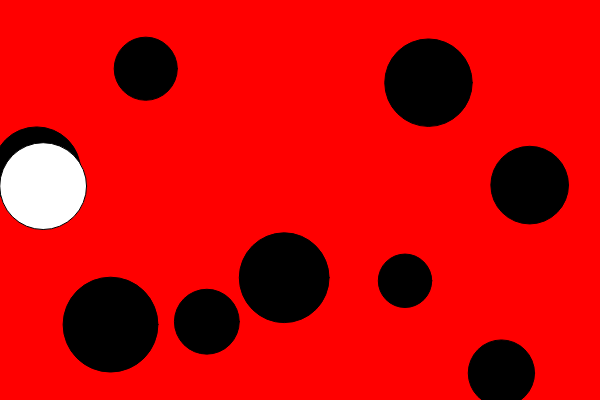
Frame 1 (no input)
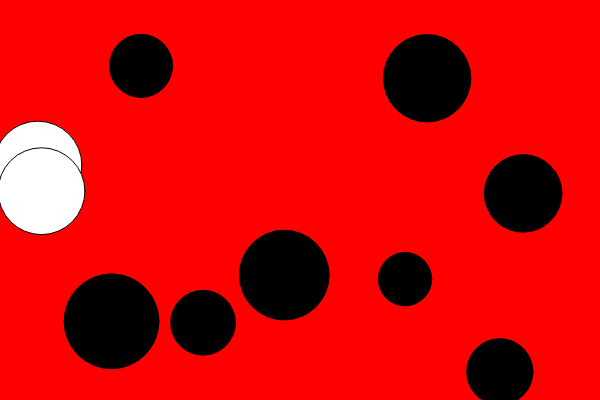
Frame 60 (no input)
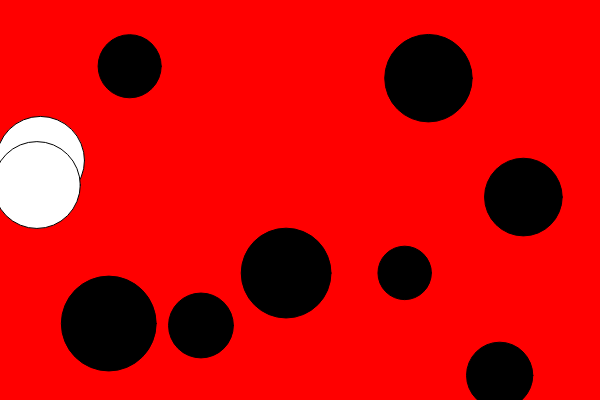
Frame 120 (the mouse pressed at the canvas centre since frame 60)

The p5.js sketch that drew these frames (run headless with seeded random() and noise() and a simulated clock; from frame 60 on, the mouse is pressed at the canvas centre):

// p5.js sketch
// ── sketch.js
var walkers = [];
var mouseclicked = false;

function setup() {
    createCanvas(600, 400);
    
    //LOOPING X AMOUNT OF TIMES****************************************************
    for (var i = 0; i < 10; i++) {
                
        walkers[i] = new Walker(random(600), random(height), random(50, 100));

        }
    }

function draw() {
    background(255, 0, 0);
    
    var x = 0;
     //LOOPING THROUGH A LIST*******************************************************
    for (var walkman of walkers) {
        
        walkman.move();
        walkman.show();
        walkman.colour = 0;
        
        for (var otherwalk of walkers) {
            
            if (otherwalk.intersect(walkman) && otherwalk != walkman) {
                //console.log("intersect");
                otherwalk.colour = 255;
                
                }
            }
            
        if (mouseclicked && walkman.clicked()) {
                walkers.splice(x, 1);
                x--;
                            
                mouseclicked = false;
            }
        
        
        x++; 
        }
        
        }
            

class Walker {
    
    constructor(x, y, size) {
        this.x = x;
        this.y = y;
        this.size = size;
        this.colour = 0
        }
    
    move() {
        this.x = this.x + random(-1, 1);
        this.y = this.y + random(-1, 1);
        }
    
    show() {
        fill(this.colour)
        ellipse(this.x, this.y, this.size)
        fill(0)
        }
    
    clicked() {
        
        return dist(mouseX, mouseY, this.x, this.y) < this.size / 2;
            
        }
    
    intersect(walker) {
        return dist(this.x, this.y, walker.x, walker.y) < (this.size + walker.size)  /2;
        
        }
    
    }




function mousePressed() {
    mouseclicked = true;
}
